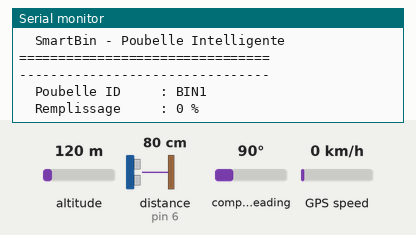
This sketch was run on a simulated Arduino Uno, built with avr-gcc and run on an emulated ATmega328P. Parts: the last lines printed to the serial monitor. Wiring (inferred from the names in the program): ultrasonic range finder: trigger pin 7; echo pin 6. Inputs (shaded band) come from the test bench; at power-on: altitude 120 m, distance to the obstacle (sensor on pin 6) 80 cm, compass heading 90°, GPS speed 0 km/h. The echo pulse lasts 58.3 µs per cm; the GPS gets a fix after 3 s at 37.7749, -122.4194 with 8 satellites; no radio packets arrive unless stated.

Above: at 5.2 s.
5.3 s: altitude set to 980 m
At 6.5 s:
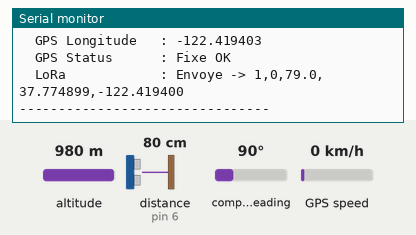
6.8 s: distance to the obstacle (sensor on pin 6) set to 2 cm
8.3 s: distance to the obstacle (sensor on pin 6) set to 4 cm
At 11.75 s:
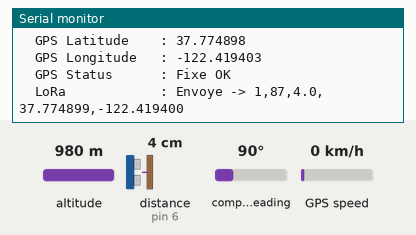

The sketch:

sensor-node.ino
```cpp
#include <SPI.h>
#include <LoRa.h>
#include <SoftwareSerial.h>
#include <TinyGPSPlus.h>

#define SS_PIN   10
#define RST_PIN  -1
#define DIO0_PIN 2
#define TRIG 7
#define ECHO 6

SoftwareSerial gpsSerial(4, 3);
TinyGPSPlus gps;

#define BIN_ID     1
#define BIN_HEIGHT 30

void setup() {
  Serial.begin(9600);
  delay(1000);

  pinMode(TRIG, OUTPUT);
  pinMode(ECHO, INPUT);
  gpsSerial.begin(9600);

  SPI.begin();
  pinMode(SS_PIN, OUTPUT);
  digitalWrite(SS_PIN, HIGH);
  delay(1000);

  digitalWrite(SS_PIN, LOW);
  SPI.transfer(0x42);
  byte ver = SPI.transfer(0x00);
  digitalWrite(SS_PIN, HIGH);
  if (ver != 0x12) delay(2000);

  LoRa.setPins(SS_PIN, RST_PIN, DIO0_PIN);
  LoRa.setSyncWord(0x12);

  if (!LoRa.begin(433E6)) {
    Serial.println("LoRa FAILED!");
    while (1);
  }

  LoRa.setSpreadingFactor(7);
  LoRa.setSignalBandwidth(125E3);
  LoRa.setCodingRate4(5);
  LoRa.setTxPower(17);

  Serial.println("================================");
  Serial.println("  SmartBin - Poubelle Intelligente");
  Serial.println("================================");
  Serial.println();
}

float readDistance() {
  digitalWrite(TRIG, LOW);
  delayMicroseconds(2);
  digitalWrite(TRIG, HIGH);
  delayMicroseconds(10);
  digitalWrite(TRIG, LOW);
  long dur = pulseIn(ECHO, HIGH, 30000);
  if (dur == 0) return -1;
  return dur * 0.034 / 2.0;
}

void loop() {
  unsigned long start = millis();
  while (millis() - start < 1000) {
    while (gpsSerial.available()) {
      gps.encode(gpsSerial.read());
    }
  }

  float dist = readDistance();
  int fill = 0;
  if (dist > 0 && dist < BIN_HEIGHT) {
    fill = 100 - (int)((dist / BIN_HEIGHT) * 100);
  } else if (dist >= BIN_HEIGHT) {
    fill = 0;
  } else {
    fill = -1;
  }

  float lat = 0, lon = 0;
  if (gps.location.isValid()) {
    lat = gps.location.lat();
    lon = gps.location.lng();
  }

  String msg = String(BIN_ID) + "," +
               String(fill) + "," +
               String(dist, 1) + "," +
               String(lat, 6) + "," +
               String(lon, 6);

  LoRa.beginPacket();
  LoRa.print(msg);
  LoRa.endPacket();

  // Pretty output
  Serial.println("--------------------------------");
  Serial.print("  Poubelle ID     : BIN");
  Serial.println(BIN_ID);
  Serial.print("  Remplissage     : ");
  if (fill >= 0) {
    Serial.print(fill);
    Serial.println(" %");
  } else {
    Serial.println("Erreur capteur");
  }
  Serial.print("  Distance        : ");
  if (dist >= 0) {
    Serial.print(dist, 1);
    Serial.println(" cm");
  } else {
    Serial.println("Erreur");
  }
  Serial.print("  GPS Latitude    : ");
  Serial.println(lat, 6);
  Serial.print("  GPS Longitude   : ");
  Serial.println(lon, 6);
  Serial.print("  GPS Status      : ");
  if (gps.location.isValid()) {
    Serial.println("Fixe OK");
  } else {
    Serial.println("En attente...");
  }
  Serial.print("  LoRa            : Envoye -> ");
  Serial.println(msg);
  Serial.println("--------------------------------");
  Serial.println();

  delay(5000);
}
```

Measured:
- after the input at 8.3 s, the serial monitor: prints a new line after 3.2 s (image 2)
